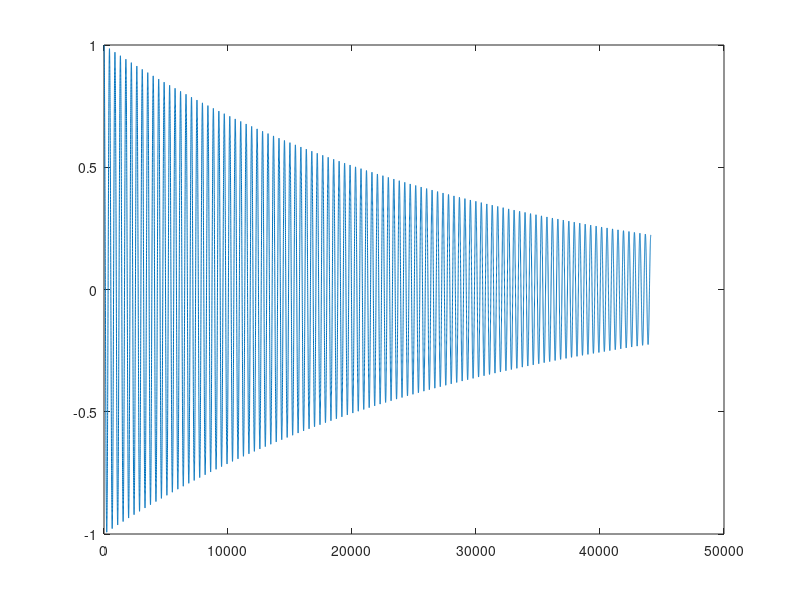

Write MATLAB code to recreate this figure.
clear all;
close all;
clc
tic
fs = 44100;
k = 1/fs;
duration = 1;          % synthesised sound duration in s
dur = fs*duration;
f0 = 100;
R = 3;



%initialize u states
uNext = 0;
u = zeros(100,1);
u(1) = 1;
uPrev = u;


l = 1;
for n = 1:dur
    uNext(l) = -4*pi^2*f0^2*k^2*u(1) - R*k*(u(l) - uPrev(l)) + 2*u(l) - uPrev(l);
    
    
    out(n) = uNext(l);
%     plot(uNext);
%     ylim([-1,1]);
%     drawnow;
    uPrev  = u;
    u = uNext;
end
plot(out);
